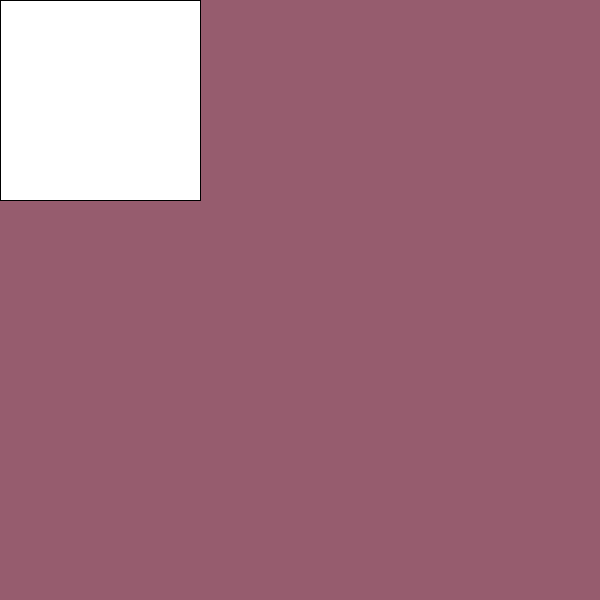
Frame 1 (no input)
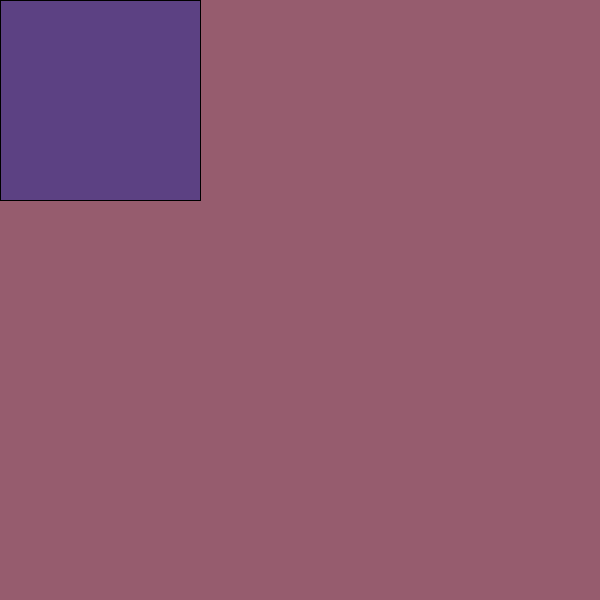
Frame 60 (the mouse pressed at the canvas centre just before this capture)
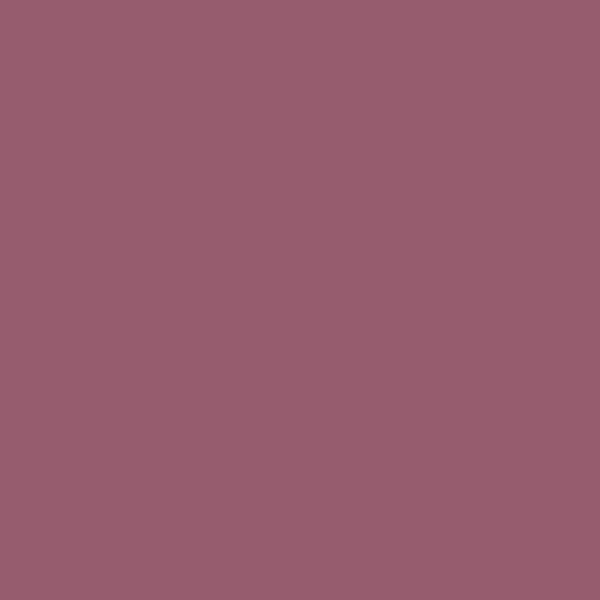
Frame 120 (the mouse held since frame 60 and released just before this capture)

The Processing sketch that drew these frames (run headless with seeded random() and noise(); from frame 60 on, the mouse is pressed at the canvas centre):

// Processing sketch: processing_72516
// ── processing_72516.pde

void setup(){
  size (600,600);

}
void draw(){
  background (150,92,110); 

if (mouseX<width/3&&mouseY<height/3)
rect(0,0,200,200);
fill(92,65,131);

//how to get individual sectors of screen to turn different colours? 

if (mouseX<width/3&&mouseY<height/3)
rect(200,600,200,200);


}
